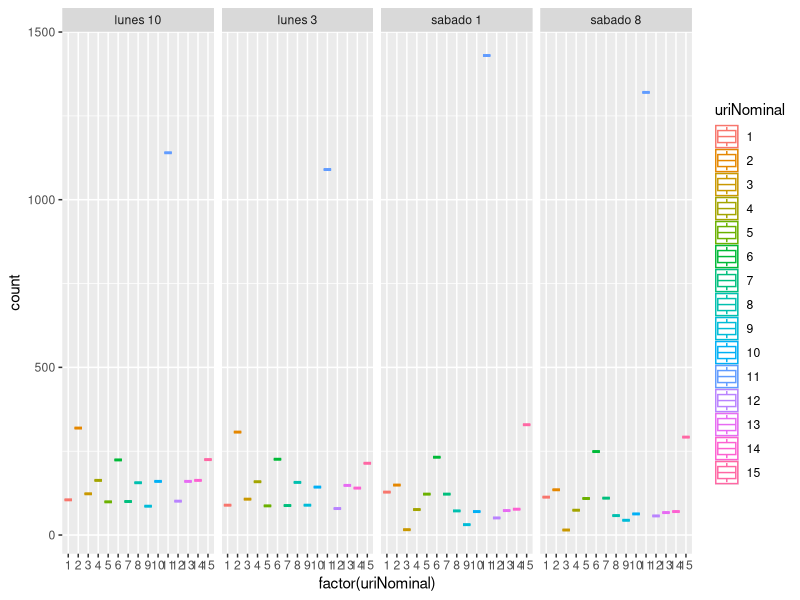

The R script that drew this image: (Note: this script raises an error after producing the figure.)
## ---- chunk 1
df = read.csv("uriscsv_ordinals.csv", header=T)
head(df)
df$uriNominal = factor(df$uriNominal)
df$uri = factor(df$uri)
library(ggplot2)
## ---- chunk 2
ggplot(aes(x=factor(uriNominal),y=count, color=uriNominal), data = df) + geom_violin() + geom_boxplot() + facet_grid(. ~ dia)
## ---- chunk 3
msabado = as.table(rbind(df$count[df$dia == "sabado 8"], df$count[df$dia == "sabado 1"]))
dimnames(msabado) = list(c("sabado 8", "sabado 1"), df$uriNominal[df$dia == "sabado 8"])
chisq.test(msabado)
# p value is 0.87, it's greater than the signifficance level alpha = 0.05 so there's not enough evidence to reject the null hypothesis (both looks correctly proportioned)
mlunes = as.table(rbind(df$count[df$dia == "lunes 10"], df$count[df$dia == "lunes 3"]))
dimnames(mlunes) = list(c("lunes 10", "sabado 1"), df$uriNominal[df$dia == "lunes 3"])
chisq.test(mlunes)
# again, a high p-value which indicates there's no reason to reject the null hypothesis, so we don't reject that the 2 samples are equally distributed
## ---- chunk 4
msabadolunes = as.table(rbind(df$count[df$dia == "sabado 1"], df$count[df$dia == "lunes 3"]))
dimnames(msabadolunes) = list(c("sabado 1", "lunes 3"), df$uriNominal[df$dia == "lunes 3"])
chisq.test(msabadolunes)
## ---- chunk 5
# viernes -> lunes y sabado
df3 = read.csv("updated_uris.csv", header=T)
mviernessabado = as.table(rbind(df3$count[df3$dia == "viernes 7"], df3$count[df3$dia == "sabado 8"]))
dimnames(mviernessabado) = list(c("viernes 7", "sabado 8"), df3$uriNominal[df3$dia == "sabado 8"])
chisq.test(mviernessabado)

mvierneslunes = as.table(rbind(df3$count[df3$dia == "viernes 7"], df3$count[df3$dia == "lunes 3"]))
dimnames(mvierneslunes) = list(c("viernes 7", "lunes 3"), df3$uriNominal[df3$dia == "lunes 3"])
res = chisq.test(mvierneslunes)
res
res$method

## ---- chunk 6
sabado8 = df$count[df$dia == "sabado 8"]
sabado1 = df$count[df$dia == "sabado 1"]
lunes10 = df$count[df$dia == "lunes 10"]
lunes3 = df$count[df$dia == "lunes 3"]


chisq.test(sabado8, p= sabado1 / sum(sabado1))
#chisq.test(sabado1, p= sabado8 / sum(sabado8))

chisq.test(lunes3, p= lunes10 / sum(lunes10))
#chisq.test(lunes10, p= lunes3 / sum(lunes3))

chisq.test(lunes3, p=sabado1 / sum(sabado1))

#chisq.test(sabado1, p= viernes / sum(viernes))
chisq.test(viernes, p= sabado8 / sum(sabado8))
